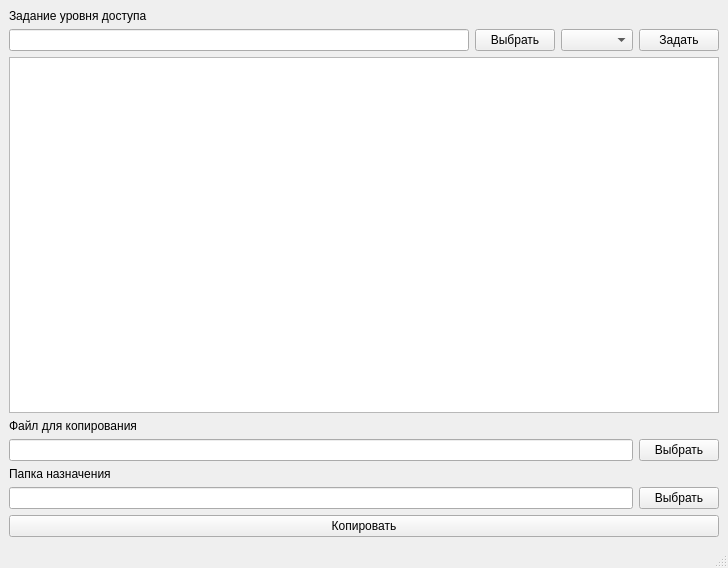
<?xml version="1.0" encoding="UTF-8"?>
<ui version="4.0">
 <class>MainWindow</class>
 <widget class="QMainWindow" name="MainWindow">
  <property name="geometry">
   <rect>
    <x>0</x>
    <y>0</y>
    <width>728</width>
    <height>568</height>
   </rect>
  </property>
  <property name="windowTitle">
   <string>Мандатная модель</string>
  </property>
  <widget class="QWidget" name="centralwidget">
   <layout class="QVBoxLayout" name="verticalLayout">
    <item>
     <widget class="QLabel" name="accesslvl_lbl">
      <property name="text">
       <string>Задание уровня доступа</string>
      </property>
     </widget>
    </item>
    <item>
     <layout class="QHBoxLayout" name="horizontalLayout">
      <item>
       <widget class="QLineEdit" name="folder_line"/>
      </item>
      <item>
       <widget class="QPushButton" name="folder_btn">
        <property name="text">
         <string>Выбрать</string>
        </property>
       </widget>
      </item>
      <item>
       <widget class="QComboBox" name="accesslvl_cb">
        <property name="currentText">
         <string/>
        </property>
       </widget>
      </item>
      <item>
       <widget class="QPushButton" name="accesslvl_btn">
        <property name="text">
         <string>Задать</string>
        </property>
       </widget>
      </item>
     </layout>
    </item>
    <item>
     <widget class="QTextBrowser" name="accesslvl_tb"/>
    </item>
    <item>
     <widget class="QLabel" name="copyfile_lbl">
      <property name="text">
       <string>Файл для копирования</string>
      </property>
     </widget>
    </item>
    <item>
     <layout class="QHBoxLayout" name="horizontalLayout_2">
      <item>
       <widget class="QLineEdit" name="copyfile_line"/>
      </item>
      <item>
       <widget class="QPushButton" name="copyfile_btn">
        <property name="text">
         <string>Выбрать</string>
        </property>
       </widget>
      </item>
     </layout>
    </item>
    <item>
     <widget class="QLabel" name="destination_lbl">
      <property name="text">
       <string>Папка назначения</string>
      </property>
     </widget>
    </item>
    <item>
     <layout class="QHBoxLayout" name="horizontalLayout_3">
      <item>
       <widget class="QLineEdit" name="destination_folder_line"/>
      </item>
      <item>
       <widget class="QPushButton" name="destination_folder_btn">
        <property name="text">
         <string>Выбрать</string>
        </property>
       </widget>
      </item>
     </layout>
    </item>
    <item>
     <widget class="QPushButton" name="copy_btn">
      <property name="text">
       <string>Копировать</string>
      </property>
     </widget>
    </item>
   </layout>
  </widget>
  <widget class="QMenuBar" name="menubar">
   <property name="geometry">
    <rect>
     <x>0</x>
     <y>0</y>
     <width>728</width>
     <height>21</height>
    </rect>
   </property>
  </widget>
  <widget class="QStatusBar" name="statusbar"/>
 </widget>
 <resources/>
 <connections/>
</ui>
